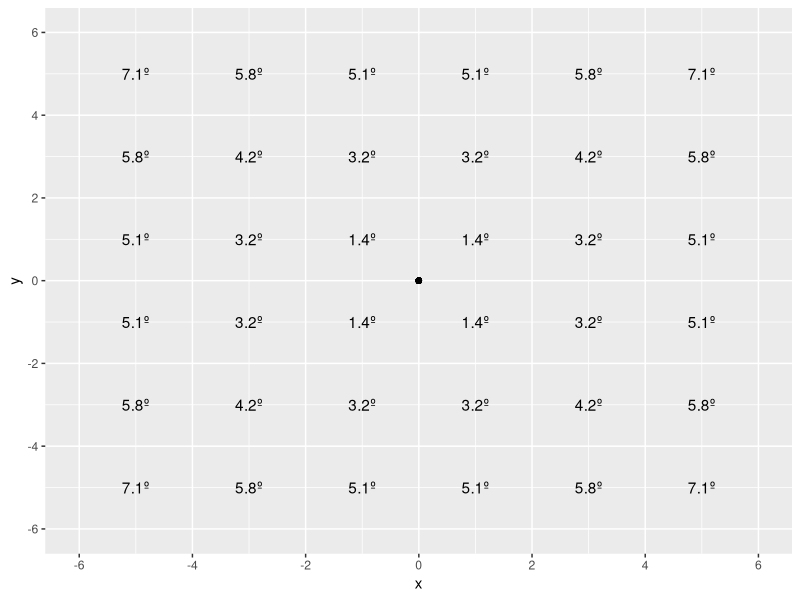

The R script that drew this image:
###Carrasco and Yeshurun display###

library(ggplot2)
library(dplyr)
library(magrittr)

possibleCoord <- c(
  -1, 
  -3,
  -5,
  1,
  3,
  5
)

thesePoints <- expand.grid(
  x = possibleCoord,
  y = possibleCoord
)

thesePoints %<>% mutate(distance = sqrt(x^2+y^2))
thesePoints %<>% mutate(distance = round(distance, digits = 1))

ggplot(thesePoints, aes(x=x,y=y))+
  geom_text(aes(label = paste0(distance,'º')))+
  geom_point(x=0,y=0)+
  scale_x_continuous(breaks = seq(-6,6,2), limits =  c(-6,6))+
  scale_y_continuous(breaks = seq(-6,6,2), limits = c(-6,6))

